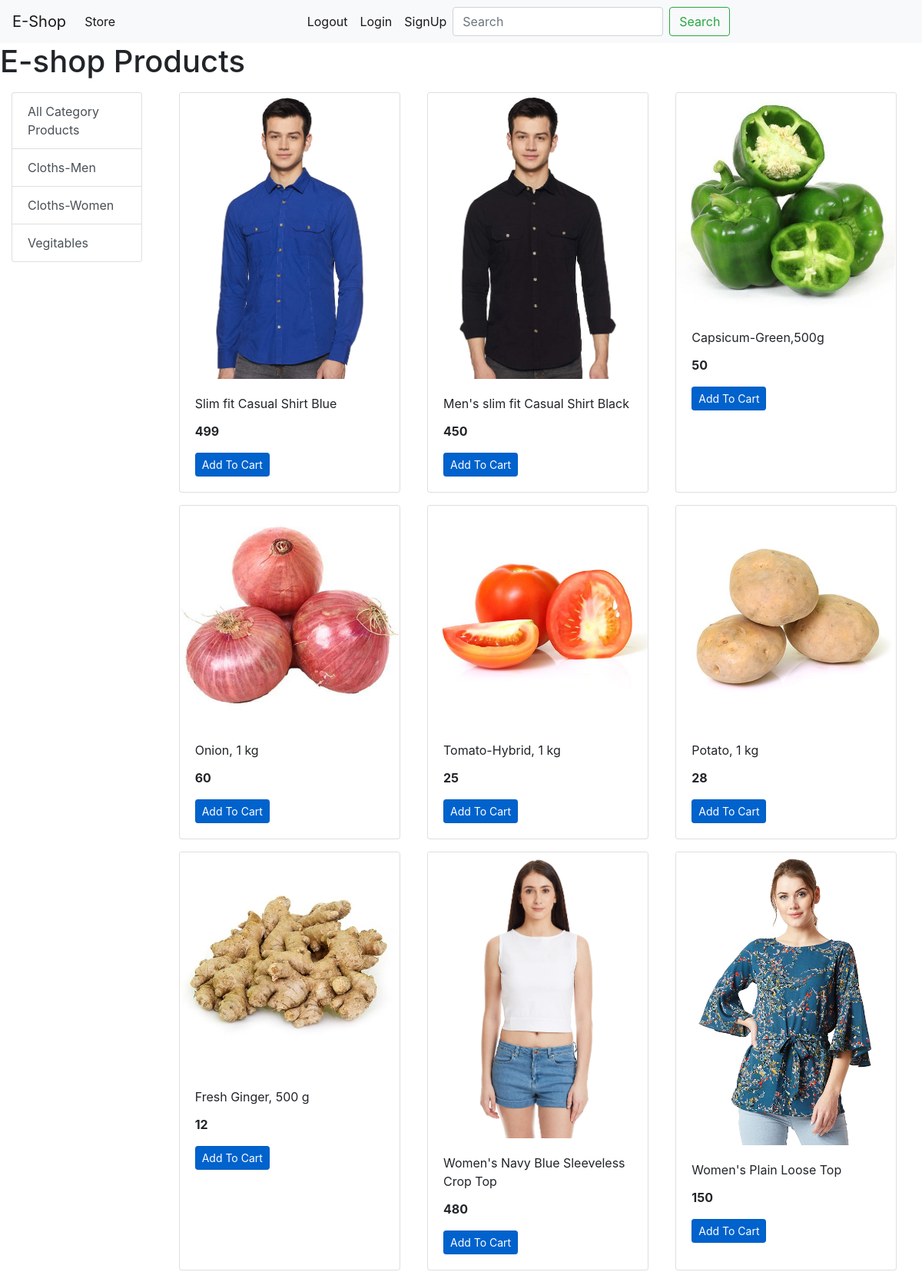
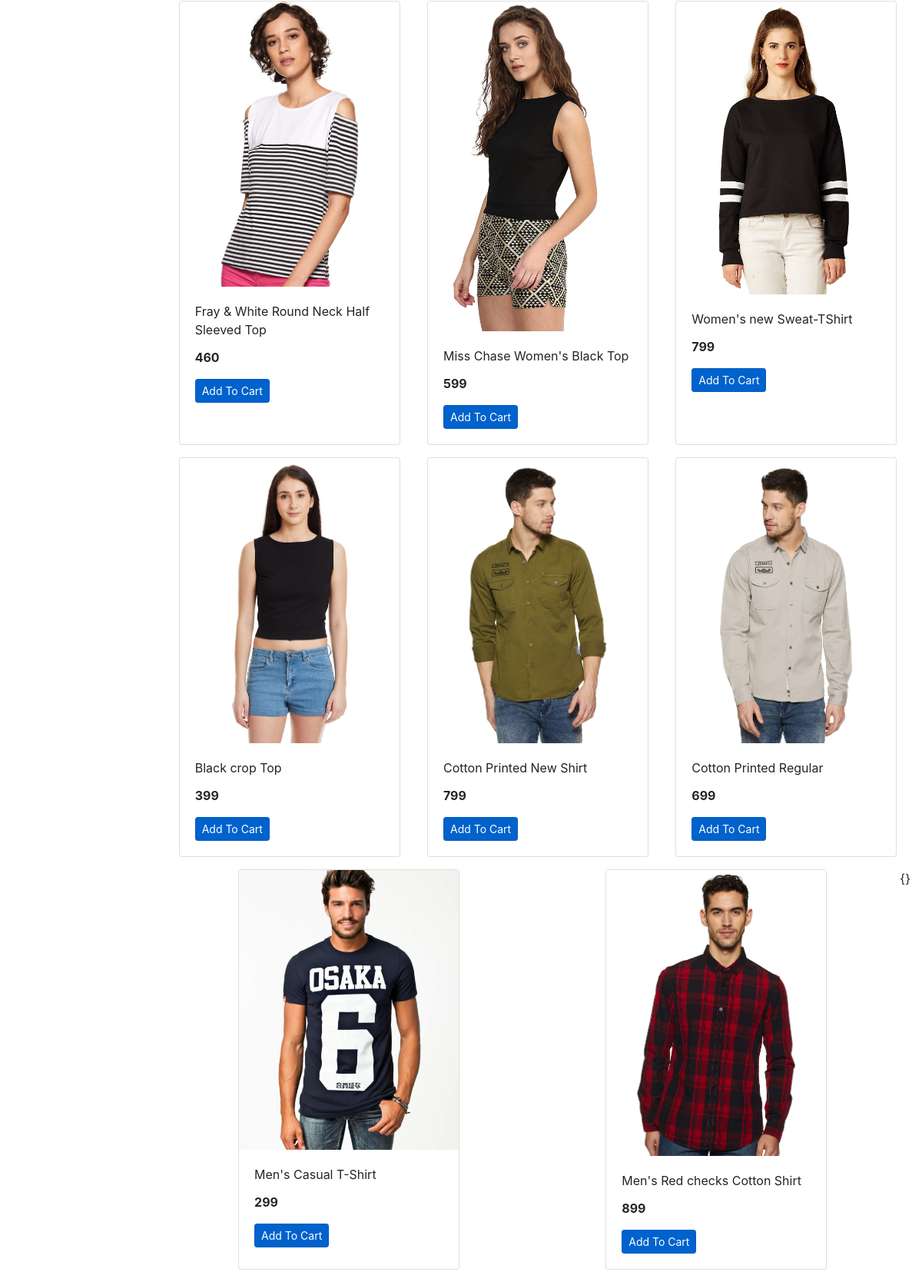
The page / on the database its author committed (2 pictures, top to bottom).
### store/models/category.py (models this page shows, shortened)
class Category(models.Model):
    name = models.CharField(max_length=20)
    @staticmethod
    def get_all_categories():
        return Category.objects.all()

### store/models/product.py (models this page shows, shortened)
class Product(models.Model):
    name = models.CharField(max_length=50)
    price = models.IntegerField(default=0)
    description = models.CharField(max_length=200,default='')
    image = models.ImageField(upload_to='uploads/products/')
    category = models.ForeignKey(Category,on_delete=models.CASCADE,default=1)
    @staticmethod
    def get_all_products():
        return Product.objects.all()

### store/views.py (the view)
# urls.py: path('',index,name='homepage'),
def index(request):
    prods = None
    catergory = Category.get_all_categories()
    categoryID=request.GET.get('category')
    if categoryID:
        prods = Product.get_all_products_by_categoryid(categoryID)
    else:
        prods = Product.get_all_products()
    data={}
    data['product'] = prods
    data['categories'] = catergory
    return render(request,'index.html',data)

### store/templates/index.html
{% extends 'base.html' %}
{% block content %}
    <h1>E-shop Products</h1>
    <div class="container-fluid mt-3">
    <div class="row">
<div class="col-lg-2">
        <div class="list-group">
            <a href="/" class="list-group-item list-group-item-action">All Category Products</a>
            {% for category in categories %}
            <a href="/?category={{category.id}}" class="list-group-item list-group-item-action">{{category.name}}</a>
            {% endfor %}
        </div>
</div>
        <div id="products" class="col-lg-10">
            <div class="row mx-auto">
             {% for prod in product %}
             <div class="card mx-auto mb-3" style="width: 18rem;">
                <img src="{{prod.image.url}}" class="card-img-top" alt="...">
                <div class="card-body">
                  <p class="card-title">{{prod.name}}</p>
                  <p class="card-text"><b>{{prod.price}}</b></p>
                  <a href="#" class="btn btn-primary btn-sm active" role="button" aria-pressed="true">Add To Cart</a>
                </div>
              </div>
             {% endfor %}{}
            </div>
        </div>
    </div>
{% endblock %}

### store/templates/base.html (shortened to what this page needs)
<!DOCTYPE html>
<html lang="en">
<head>
     <link rel="stylesheet" href="https://maxcdn.bootstrapcdn.com/bootstrap/4.0.0/css/bootstrap.min.css"
>
</head>
<body>
<nav class="navbar navbar-expand-lg navbar-light bg-light">
    <a class="navbar-brand" href="#">E-Shop</a>
    <div class="collapse navbar-collapse" id="navbarSupportedContent">
      <ul class="navbar-nav mr-auto my-2 my-lg-0">
        <li class="nav-item active">
          <a class="nav-link" href="#">Store <span class="sr-only">(current)</span></a>
        </li>
      </ul>
      <ul class="navbar-nav mr-auto my-2 my-lg-0">
        <li class="nav-item active">
          <a class="nav-link" href="#">Logout <span class="sr-only">(current)</span></a>
        </li>
        <li class="nav-item active">
            <a class="nav-link" href="#">Login <span class="sr-only">(current)</span></a>
          </li>
          <li class="nav-item active">
            <a class="nav-link" href="signup">SignUp <span class="sr-only">(current)</span></a>
          </li>
      <form class="form-inline my-2 my-lg-0">
        <input class="form-control mr-sm-2" type="search" placeholder="Search" aria-label="Search">
        <button class="btn btn-outline-success my-2 my-sm-0" type="submit">Search</button>
      </form>
    </div>
  </nav>
  {% block content %}{% endblock %}
</body>
</html>

### rows shown on the page
Category: name "Cloths-Men"
Category: name "Cloths-Women"
Category: name "Vegitables"
Product: image (picture), name "Slim fit Casual Shirt Blue", price "499"
Product: image (picture), name "Men's slim fit Casual Shirt Black", price "450"
Product: image (picture), name "Capsicum-Green,500g", price "50"
Product: image (picture), name "Onion, 1 kg", price "60"
Product: image (picture), name "Tomato-Hybrid, 1 kg", price "25"
Product: image (picture), name "Potato, 1 kg", price "28"
Product: image (picture), name "Fresh Ginger, 500 g", price "12"
Product: image (picture), name "Women's Navy Blue Sleeveless Crop Top", price "480"
Product: image (picture), name "Women's Plain Loose Top", price "150"
Product: image (picture), name "Fray & White Round Neck Half Sleeved Top", price "460"
Product: image (picture), name "Miss Chase Women's Black Top", price "599"
Product: image (picture), name "Women's new Sweat-TShirt", price "799"
Product: image (picture), name "Black crop Top", price "399"
Product: image (picture), name "Cotton Printed New Shirt", price "799"
Product: image (picture), name "Cotton Printed Regular", price "699"
Product: image (picture), name "Men's Casual T-Shirt", price "299"
Product: image (picture), name "Men's Red checks Cotton Shirt", price "899"
